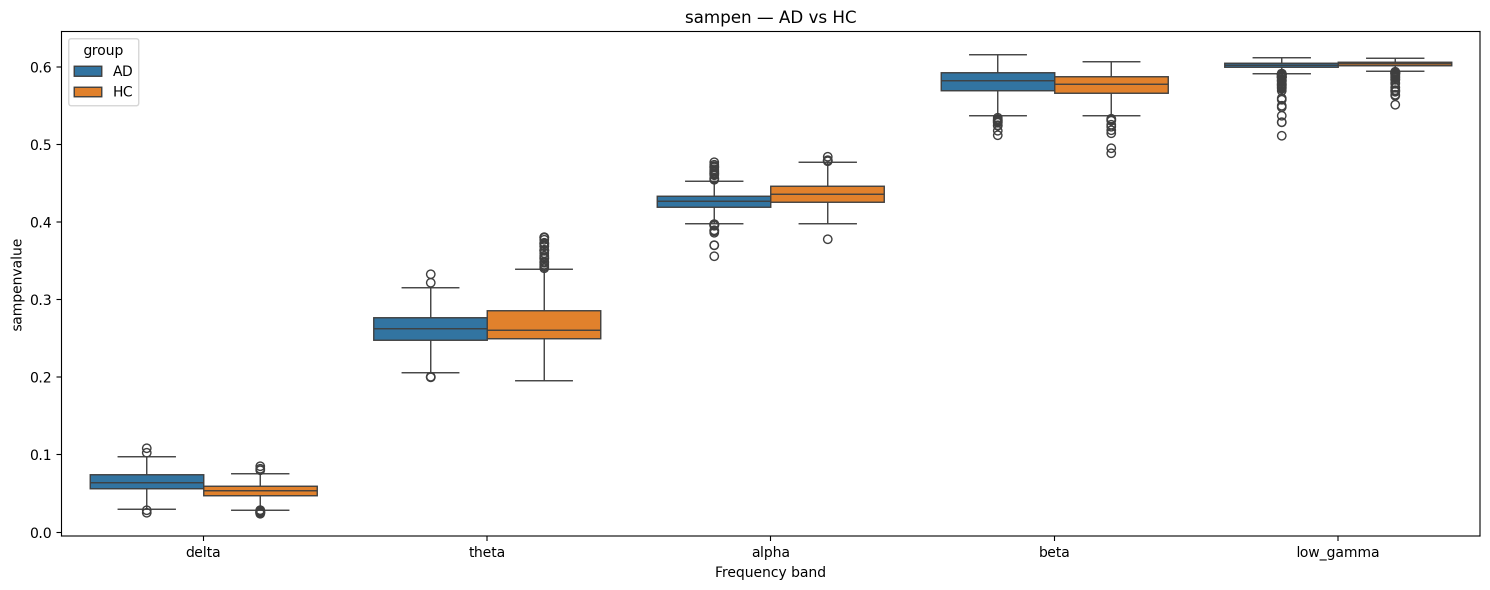
#> input picture results/raw_viz/boxplot_sampen.png, 2979 x 1180 px (shown at 1/2 size); its folder holds 8 pictures in this run
$ python make_figure1.py
#> lines starting #> are read from the running program, lines starting #| are printed output that depends on the picture
# note to self: fig 1 = sampen + psd, fig 2 = plv alone, fig 3 = network measures
# each gets its caption drawn under the panels, wrapped to the panel block width so edges line up
import numpy as np
import matplotlib
matplotlib.use("Agg")  # note to self: no popup windows
import matplotlib.pyplot as plt
import matplotlib.image as mpimg

BASE = "results/raw_viz/"

# note to self: caption size in points once the figure is scaled to ~6.5in page width
CAP_PT_IN_DOC = 8

CAP1 = ("Figure 1. Per-subject sample entropy (a) and power spectral density (b) in AD and HC by "
        "frequency band. Values are pooled across all channels. PSD values are decibel values summed "
        "across the frequency bins of each band (Section 2.4), so they are large and negative. "
        "Values are not adjusted for age or gender.")
CAP2 = ("Figure 2. Per-subject phase-locking value (Fisher z-transformed) in AD and HC by frequency "
        "band, pooled across all 171 connections. Long upper tails with many high-value outliers are "
        "present in every band. Values are not adjusted for age or gender.")
CAP3 = ("Figure 3. Per-subject network measures in AD and HC by frequency band: (a) global efficiency, "
        "(b) characteristic path length, (c) clustering coefficient, (d) small-worldness. Each subject "
        "contributes one value per band. Values are not adjusted for age or gender.")


def wrap_to_width(fig, text, width_px, fontsize):
    # note to self: measures each line with the real renderer so the right edge matches the panels
    renderer = fig.canvas.get_renderer()
    lines, line = [], ""
    for word in text.split():
        trial = (line + " " + word).strip()
        t = fig.text(0, 0, trial, fontsize=fontsize)
        w_px = t.get_window_extent(renderer).width
        t.remove()
        if w_px <= width_px or not line:
            line = trial
        else:
            lines.append(line)
            line = word
    lines.append(line)
    return "\n".join(lines)


def tile(panels, rows, cols, figsize, outpath, caption):
#> called with rows = 2, cols = 1, figsize = (9, 8), outpath = 'results/figure1_sampen_psd.png'
    fig, axes = plt.subplots(rows, cols, figsize=figsize)
    axes = np.atleast_1d(axes).flatten()
    for ax, (label, path) in zip(axes, panels):
        ax.imshow(mpimg.imread(path))
        ax.axis("off")
        if label:
            ax.text(0.0, 1.0, f"({label})", transform=ax.transAxes,
                    fontsize=16, fontweight="bold", va="bottom")
    plt.tight_layout()
    fig.canvas.draw()  # note to self: needed so get_position() reflects the real image box

    # note to self: caption spans exactly the panel block, starts at its left edge
    x0 = min(ax.get_position().x0 for ax in axes)
    x1 = max(ax.get_position().x1 for ax in axes)
    y0 = min(ax.get_position().y0 for ax in axes)
    fontsize = CAP_PT_IN_DOC * figsize[0] / 6.5
    width_px = (x1 - x0) * fig.get_figwidth() * fig.dpi
    wrapped = wrap_to_width(fig, caption, width_px, fontsize)
    fig.text(x0, y0 - 0.01, wrapped, ha="left", va="top", fontsize=fontsize, linespacing=1.4)

    plt.savefig(outpath, dpi=220, bbox_inches="tight")
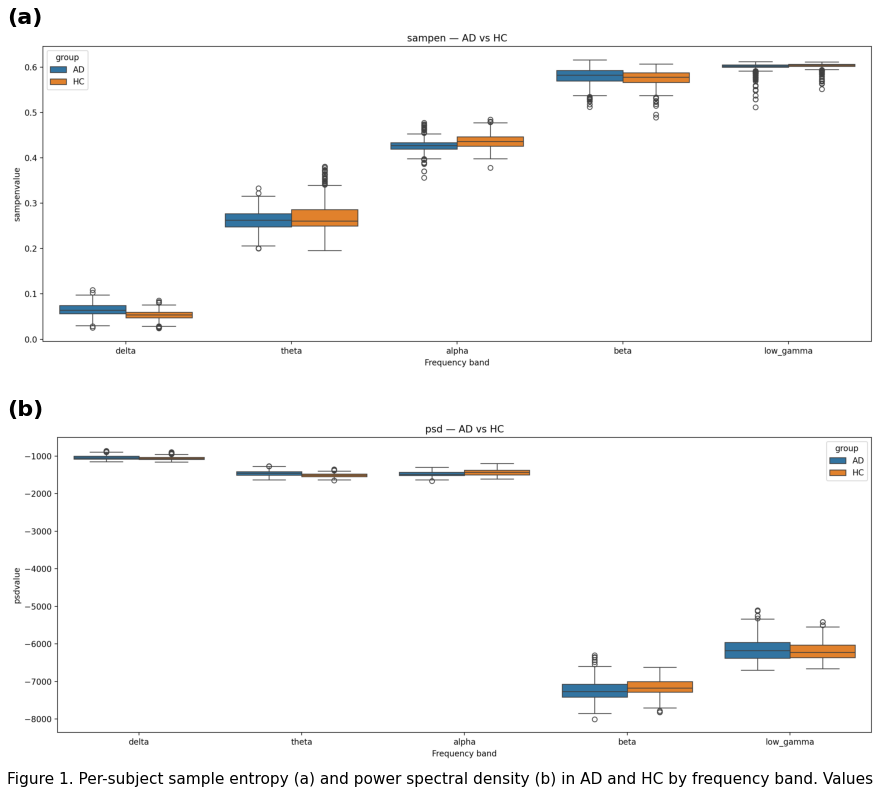
#> figure drawn by matplotlib, 2 panels
    plt.close(fig)
    print("saved", outpath)


tile([("a", BASE + "boxplot_sampen.png"),
      ("b", BASE + "boxplot_psd.png")],
     2, 1, (9, 8), "results/figure1_sampen_psd.png", CAP1)

tile([(None, BASE + "boxplot_plv.png")],
     1, 1, (9, 4), "results/figure2_plv.png", CAP2)
#> call 2 of tile, with rows = 1, cols = 1, figsize = (9, 4), outpath = 'results/figure2_plv.png'
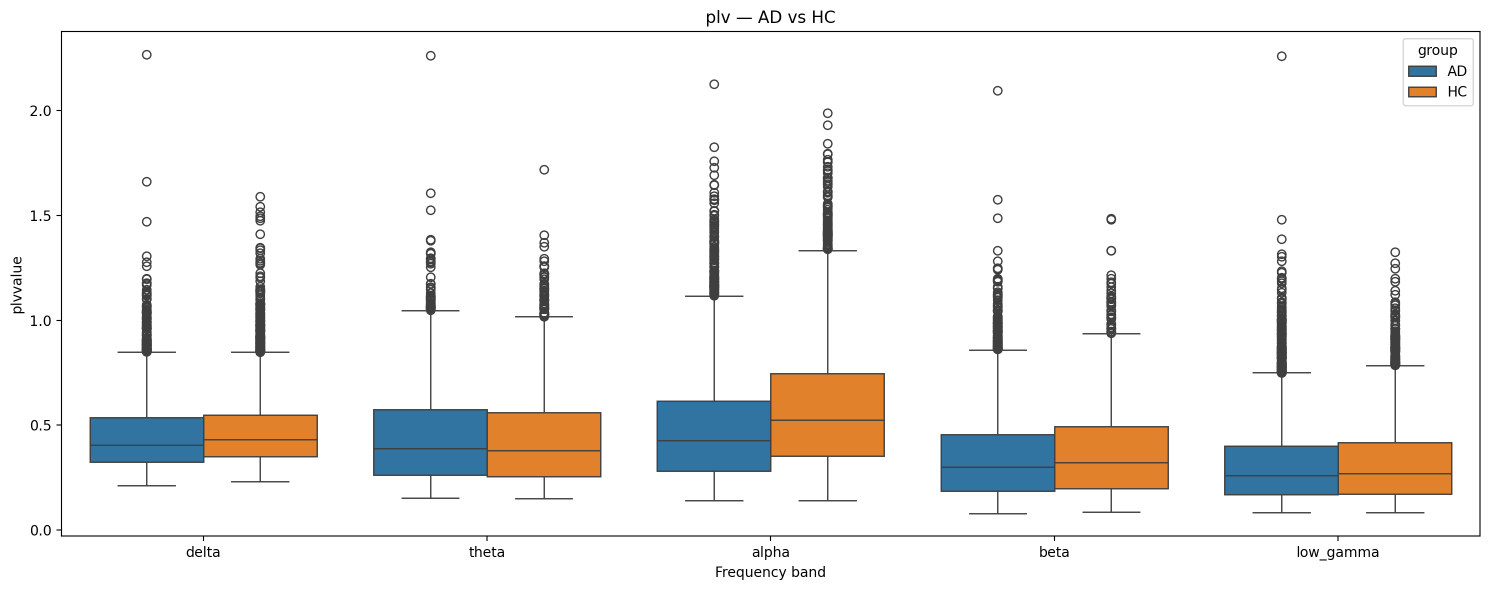
#> input picture results/raw_viz/boxplot_plv.png, 2979 x 1180 px (shown at 1/2 size)

tile([("a", BASE + "boxplot_ge.png"),
      ("b", BASE + "boxplot_cpl.png"),
      ("c", BASE + "boxplot_cc.png"),
      ("d", BASE + "boxplot_sm.png")],
     2, 2, (14, 8), "results/figure3_network_measures.png", CAP3)
#> call 3 of tile, with rows = 2, cols = 2, figsize = (14, 8), outpath = 'results/figure3_network_measures.png'
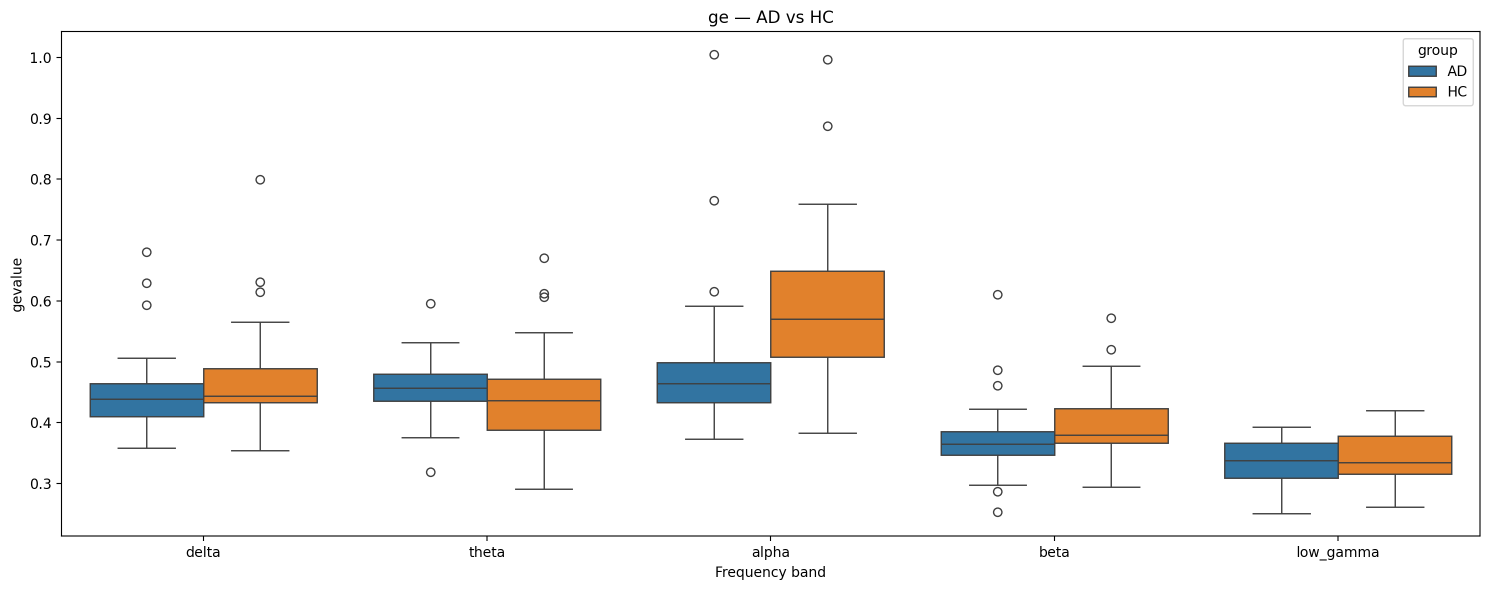
#> input picture results/raw_viz/boxplot_ge.png, 2979 x 1180 px (shown at 1/2 size)
#> (the run stopped early here; a loop or call above may not have finished)
